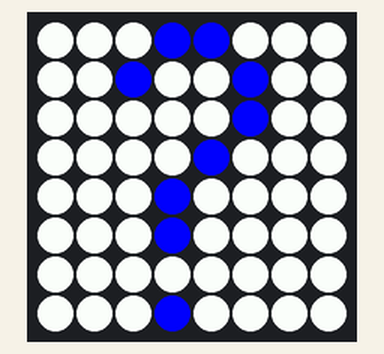
Simulated run of this program. Board: Raspberry Pi (BCM pin numbers) with a Sense HAT. On the bench: the Sense HAT's 8×8 RGB LED matrix. At 0.0 s the program stops and its outputs stay as they are.

Above: at 0.1 s.

The program:

led_of_custom.py
```python
from sense_hat import SenseHat
sense=SenseHat()
X=[0,0,255]
O=[255,255,255]
custom_mark=[
	O,O,O,X,X,O,O,O,
	O,O,X,O,O,X,O,O,
	O,O,O,O,O,X,O,O,
	O,O,O,O,X,O,O,O,
	O,O,O,X,O,O,O,O,
	O,O,O,X,O,O,O,O,
	O,O,O,O,O,O,O,O,
	O,O,O,X,O,O,O,O,
]
sense.set_pixels(custom_mark)
```
